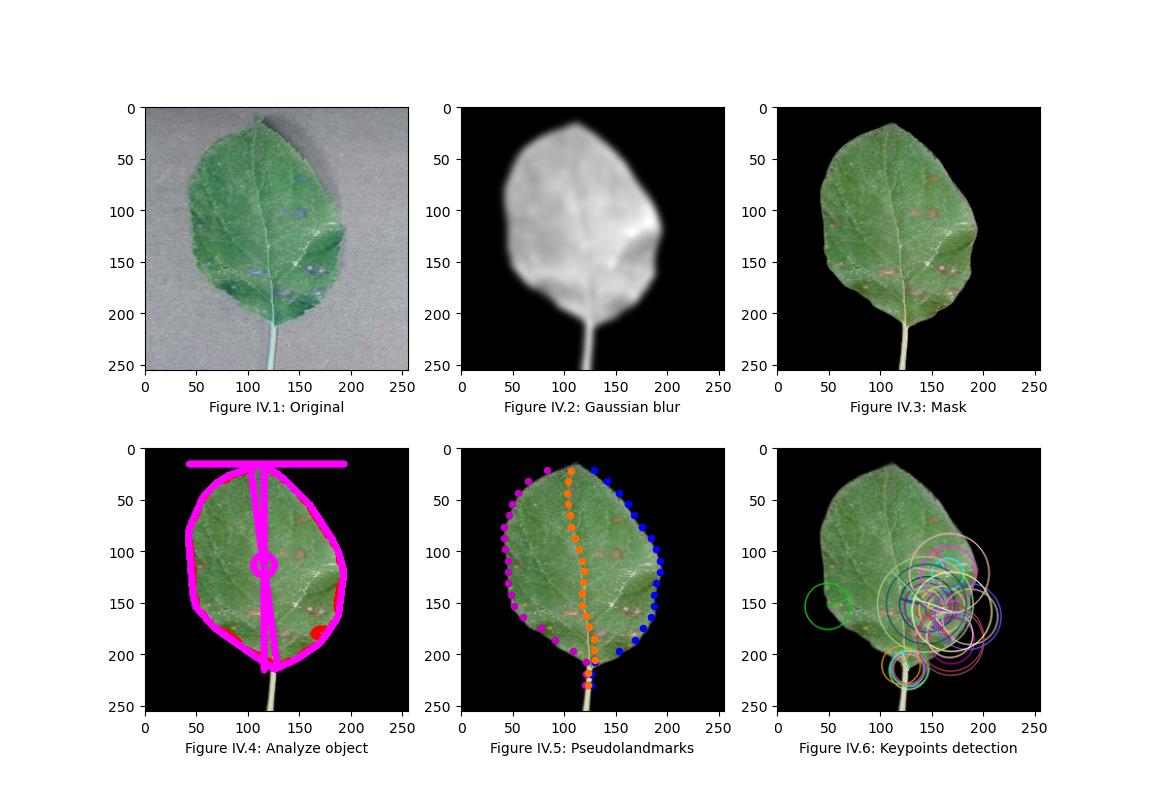
#> input picture Part3/transf.jpeg, 1156 x 811 px
$ python -i color_hist.py   (imports and definitions only)
#> lines starting #> are read from the running program, lines starting #| are printed output that depends on the picture
#> further down, picture is the input picture: shape (811, 1156, 3); mean B, G, R 165, 167.6, 165.8

"""
An image histogram is a graphical representation of the number of pixels
in an image as a function of their intensity.

An histogram is a graph showing the number of pixels in an image
at each different intensity value found in that image.
Histograms are made up of bins, each bin representing a certain intensity value range.
The histogram is computed by examining all pixels in the image and assigning each
to a bin depending on the pixel intensity. The final value of a bin is the number
of pixels assigned to it. The number of bins in which the whole intensity range
is divided is usually in the order of the square root of the number of pixels.

Image histograms are an important tool for inspecting images.
They allow you to spot BackGround (Background is any additive and approximately
constant signal in your image that is not coming from the objects you are interested in.
Background might come from for example an electronic offset in your detector
or from indirect light) and grey value range at a glance.


"""

import cv2
import matplotlib.pyplot as plt
import numpy as np
import warnings
# [1 line not run here, left out]


# RGB Color Space:
# Red, blue and green are the primary colors, each of which is visible to the human eye.
# Visible colors are considered to be combinations of these three.

# [77 lines left out: function color_hist, not called in this run]


def color_hist_save(image):
    # split the image into its respective channels, then initialize the
    # tuple of channel names along with our figure for plotting
    chans = cv2.split(image)
    colors = ("b", "g", "r")  # cv2 uses BGR
    labels = ("blue", "green", "red", "hue", "saturation",
              "value/brightness", "lightness", "green-magenta", "blue-yellow")
    fig = plt.figure()
    plt.title("Color Histogram")
    plt.xlabel("Pixels intensity")
    plt.ylabel("Proportion of Pixels (%)")

    totalpixels = 3 * 256 * 256

    # loop over the image channels
    i = 0
    for (chan, color) in zip(chans, colors):
        # create a histogram for the current channel and plot it
        hist = cv2.calcHist([chan], [0], None, [256], [0, 256])
        hist = hist / totalpixels * 100
        plt.plot(hist, color=color, label=labels[i])
        plt.xlim([0, 256])
        i += 1
#> this loop made 3 passes
#> color on passes 1 to 3: 'b', 'g', 'r'
#> after the loop, i = 3

    # The HSV (Hue, Saturation, Value) model defines a color in terms
    # of three constituent components:
    # Hue, the color type (such as red, blue, or yellow),
    # Saturation, the "vibrancy" or "purity" of the color,
    # Value, the brightness of the color.

    # HSV is a color space designed to mimic how humans perceive color.
    # It separates color information into three intuitive components:

    # Hue (H): Represents the actual color itself, like red, green, or blue.
    # It's typically visualized as a circular spectrum with values ranging
    # from 0 to 360 degrees (0° for red, 120° for green, 240° for blue, and so on).

    # Saturation (S): Represents the intensity or purity of the color.
    # A saturation of 0% results in a gray tone, while 100% is a fully saturated color.

    # Value (V): Represents the overall brightness of the color,
    # ranging from 0% (black) to 100% (white).

    img_HSV = cv2.cvtColor(image, cv2.COLOR_BGR2HSV)
#> img_HSV: shape (811, 1156, 3); mean H, S, V 17, 22.5, 170.8
    chans_hsv = cv2.split(img_HSV)
    colors_hsv = ("m", "c", "k")

    for (chan, color) in zip(chans_hsv, colors_hsv):
        # create a histogram for the current channel and plot it
        hist = cv2.calcHist([chan], [0], None, [256], [0, 256])
        hist = hist / totalpixels * 100
        plt.plot(hist, color=color, label=labels[i])
        plt.xlim([0, 256])
        i += 1
#> this loop made 3 passes
#> after the loop, i = 6

    # L is for lightness. It goes from 0 to 100. Lightness shows
    # the contrast between black and grays in a picture.
    # a is red to green. The negative axis is green and the positive is red.
    # b goes from yellow to blue. Blue lies on the negative side
    # and yellow on the positive one.

    img_LAB = cv2.cvtColor(image, cv2.COLOR_BGR2LAB)
#> img_LAB: shape (811, 1156, 3); mean of channels 0, 1, 2 169.6, 126.6, 129.6
    chans_lab = cv2.split(img_LAB)
    colors_lab = ("grey", "pink", "y")

    for (chan, color) in zip(chans_lab, colors_lab):
        # create a histogram for the current channel and plot it
        hist = cv2.calcHist([chan], [0], None, [256], [0, 256])
        hist = hist / totalpixels * 100
        plt.plot(hist, color=color, label=labels[i])
        plt.xlim([0, 256])
        i += 1
#> this loop made 3 passes
#> after the loop, i = 9

    # Transform your image from RGB to HSV color space using cvtColor()
    # with CV_BGR2HSV or CV_RGB2HSV option.
    # H, S and V stands for Hue, Saturation and Intensity respectively.
    plt.legend(title='Color Channels')
    plt.grid()

    # Convert the Figure object to a NumPy array so we could later save it into a file
    fig.canvas.draw()
    image_array = np.array(fig.canvas.renderer.buffer_rgba())

    # Convert the image array from RGBA to BGR (OpenCV uses BGR color order)
    image_bgr = cv2.cvtColor(image_array[:, :, :3], cv2.COLOR_RGBA2BGR)
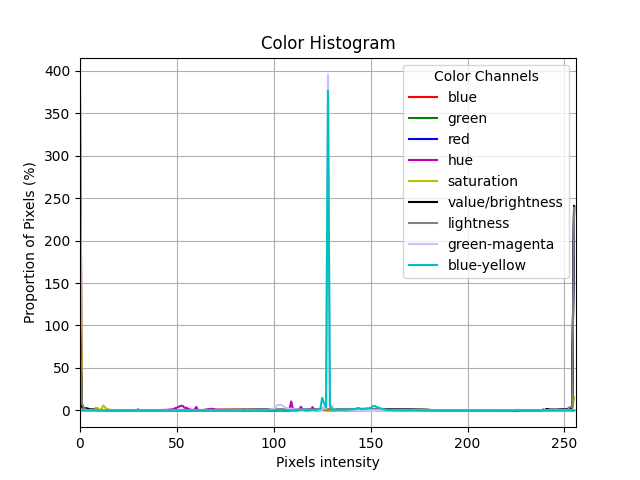
#> image_bgr: shape (480, 640, 3); mean R, G, B 245.5, 246.7, 246.7

    return image_bgr

>>> import cv2
>>> picture = cv2.imread('../transf.jpeg')
>>> result = color_hist_save(picture)
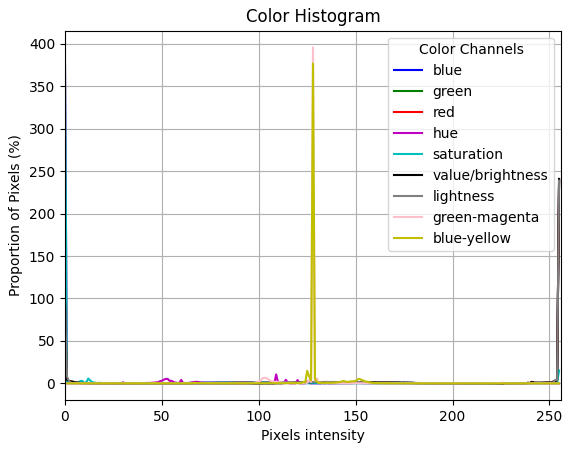
#> figure drawn by matplotlib, 1 panel; curve peaks at x = 255, y = 239.4; curve peaks at x = 255, y = 238.6; curve peaks at x = 255, y = 239.9
